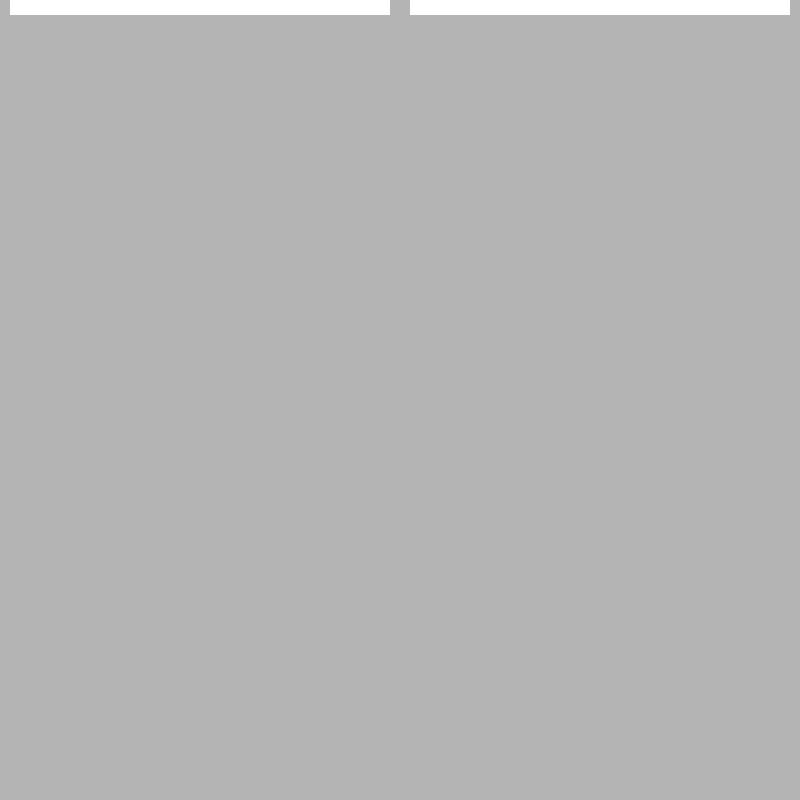
Frame 1 (no input)
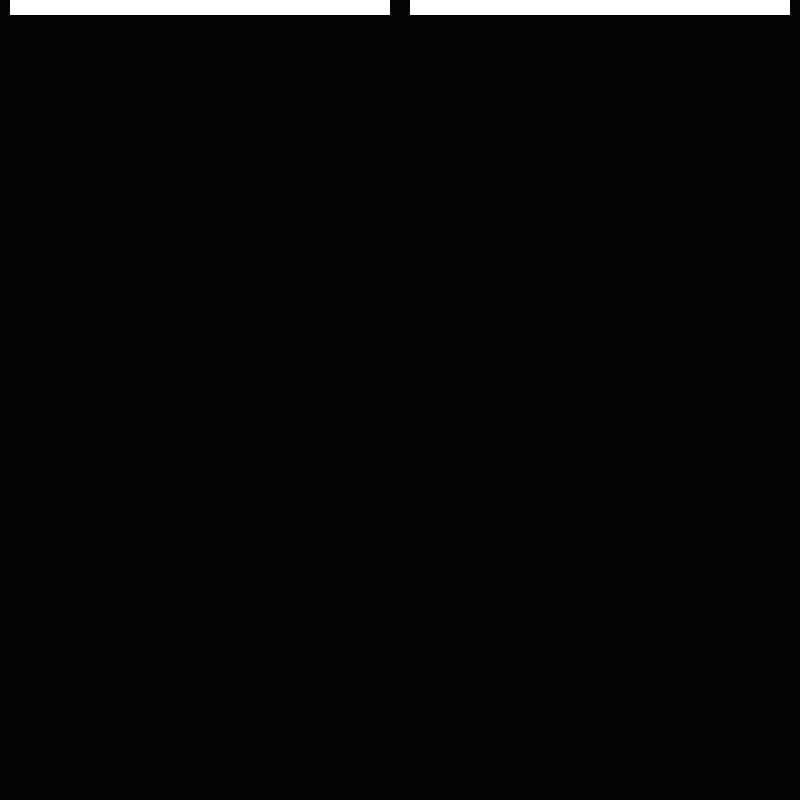
Frame 60 (the mouse pressed at the canvas centre just before this capture)
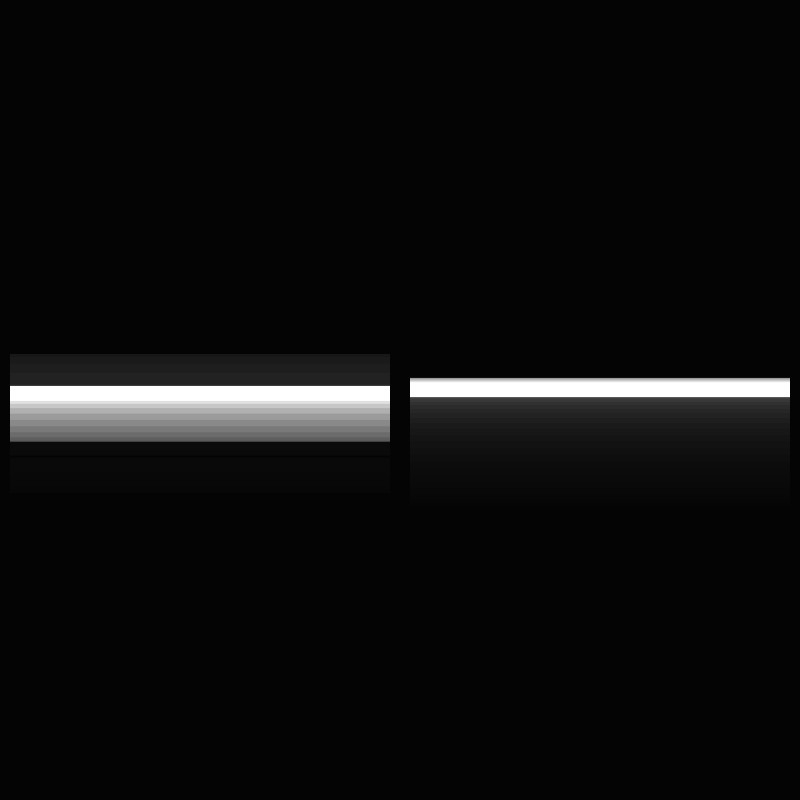
Frame 120 (the mouse held since frame 60 and released just before this capture)

The Processing sketch that drew these frames (run headless with seeded random() and noise(); from frame 60 on, the mouse is pressed at the canvas centre):

// Processing sketch: Acceleration
// ── Acceleration.pde
float y1, y2;
float velocity1, velocity2;
float mass1 = 1.0;
float mass2 = 6.0;
float stiffness = 0.1; 
float damping = 0.9;

void setup() { 
  size(800, 800); 
  noStroke();
} 

void draw() { 
  fill(0, 30);
  rect(0, 0, width, height);
  fill(255);
  
  float targetY = mouseY;
  
  float forceA = stiffness * (targetY - y1);
  // 力 = 質量 * 加速度（F = ma）
  // 加速度 = 力 / 質量
  float accelerationY1 = forceA / mass1;
  velocity1 = damping * (velocity1 + accelerationY1); 
  y1 += velocity1;   
  rect(10, y1, width / 2 - 20, 15);  
  
  float forceB = stiffness * (targetY - y2); 
  float accelerationY2 = forceB / mass2;
  velocity2 = damping * (velocity2 + accelerationY2); 
  y2 += velocity2; 
  rect(width / 2 + 10, y2, width / 2 - 20, 15);
}
